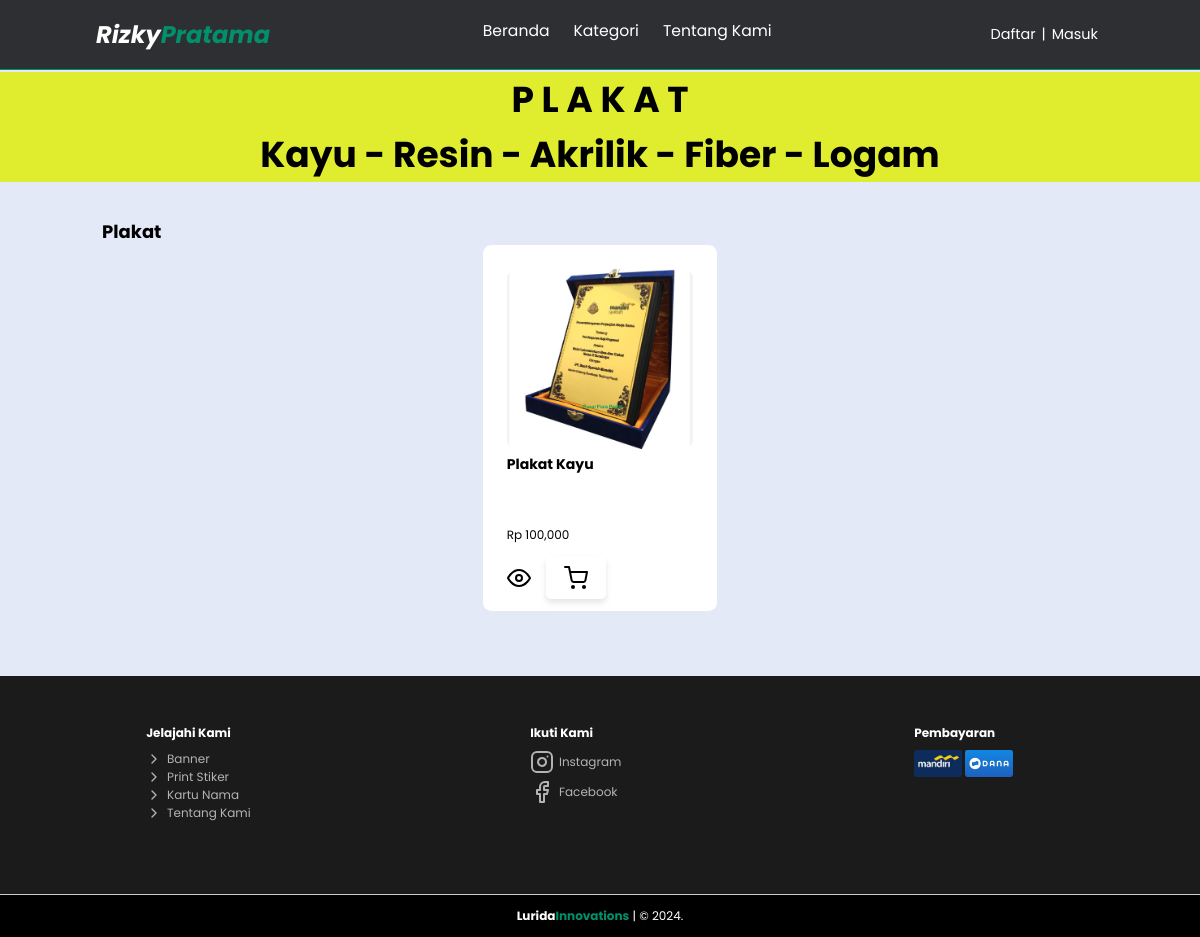
Screenshot of /kategori/plakat.php with the database file from the repository.
### tables this page shows
CREATE TABLE `produk` (
  `id` int(11) NOT NULL,
  `kategori` varchar(10) NOT NULL,
  `gambar` varchar(50) NOT NULL,
  `nama` varchar(50) NOT NULL,
  `harga` varchar(6) NOT NULL,
  `stok` varchar(3) NOT NULL,
  `dibeli` varchar(3) NOT NULL,
  `bahan` varchar(25) NOT NULL,
  `berat` varchar(4) NOT NULL,
  `model` varchar(40) NOT NULL,
  `deskripsi` varchar(255) NOT NULL
);

### kategori/plakat.php (the view, shortened to what this page needs)
<!DOCTYPE html>
<html lang="en">
<head>
</head>
<body>
    <nav class="navbar">
        <a href="../index.php" class="navbar-logo">Rizky<span>Pratama</span></a>
        <div class="navbar-nav">
            <a href="../index.php">Beranda</a>
            <div class="dropdown">
                <a href="katalog.php">Kategori</a>
            </div>
            <a href="../tentang-kami.php">Tentang Kami</a>
        </div>
        <div class="navbar-extra">
            <a href="../signup.php" id="daftar" style="font-size: 1.2rem;">Daftar</a>
            <p href="#" id="batas" style="font-size: 1.2rem;">|</p>
            <a href="../login.php" id="login" style="font-size: 1.2rem;">Masuk</a>
        </div>
    </nav>
    <section class="produk">
        <div class="container">
            <h1>P L A K A T</h1>
            <h1>Kayu - Resin - Akrilik - Fiber - Logam</h1>
        </div>
        <div class="title">
            <h2>Plakat</h2>
        </div>
        <div class="produk-item">
            <?php
            include("../php/config.php");
            $result = mysqli_query($con, "SELECT * FROM produk WHERE kategori = 'plakat'");
            while ($row = mysqli_fetch_assoc($result)):
                ?>
                <div class="produk-card">
                    <img src="../admin/asset/img/produk/<?= $row['gambar'] ?>" alt="Image">
                    <h3 class="produk-card-title">
                        <?= $row['nama'] ?>
                    </h3>
                    <p class="produk-card-price">Rp
                        <?= number_format($row['harga']) ?>
                    </p>
                    <form class="add-to-cart-form" method="post" action="">
                        <a href="../detail/detail-produk.php?id=<?= $row['id'] ?>" id="detail"><i
                                data-feather="eye"></i></a>
                        <button type="submit" name="shopping-cart" class="shopping-cart-button"
                            style="background: none; border: none; color:#000; cursor:pointer;"
                            onmouseover="this.style.color='#028f6c';" onmouseout="this.style.color='#000';">
                            <i data-feather="shopping-cart"></i>
                        </button>
                    </form>
                </div>
            <?php endwhile; ?>
        </div>
    </section>
    <footer>
        <div class="footer" id="footer">
            <div class="footer-content">
                <div class="jelajah">
                    <h4>Jelajahi Kami</h4>
                    <div class="tentang">
                        <a href="banner.php"><i data-feather="chevron-right" width="16" height="16"></i> Banner</a>
                        <a href="stiker.php"><i data-feather="chevron-right" width="16" height="16"></i> Print
                            Stiker</a>
                        <a href="kartunama.php"><i data-feather="chevron-right" width="16" height="16"></i>
                            Kartu Nama</a>
                        <a href="../tentang-kami.php"><i data-feather="chevron-right" width="16" height="16"></i>
                            Tentang Kami</a>
                    </div>
                </div>
                <div class="social-media">
                    <h4>Ikuti Kami</h4>
                    <div class="ig"><a href="https://www.instagram.com/gadgetarn?igsh=N3p3ZzJhcGlkNndm"><i
                                data-feather="instagram"></i> Instagram</a></div>
                    <div class="fb"><a href="https://www.facebook.com/profile.php?id=61563441818623&mibextid=ZbWKwL"><i
                                data-feather="facebook"></i> Facebook</a></div>
                </div>
                <div class="pembayaran">
                    <h4>Pembayaran</h4>
                    <img src="../asset/img/pembayaran/Mandiri.jpeg" alt="Mandiri" class="mandiri">
                    <img src="../asset/img/pembayaran/Dana.jpeg" alt="Dana" class="dana">
                </div>
            </div>
        </div>
        <div class="credit">
            <p><a href="">Lurida<span>Innovations</span></a> | &copy; 2024.</p>
        </div>
    </footer>
</body>
</html>

### rows the page displays
produk: gambar (picture), nama "Plakat Kayu", harga "100,000"
